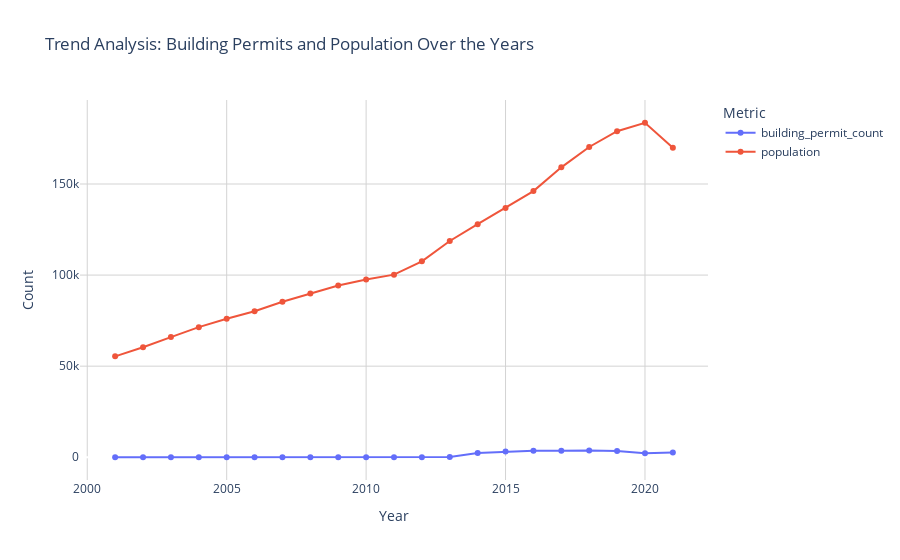
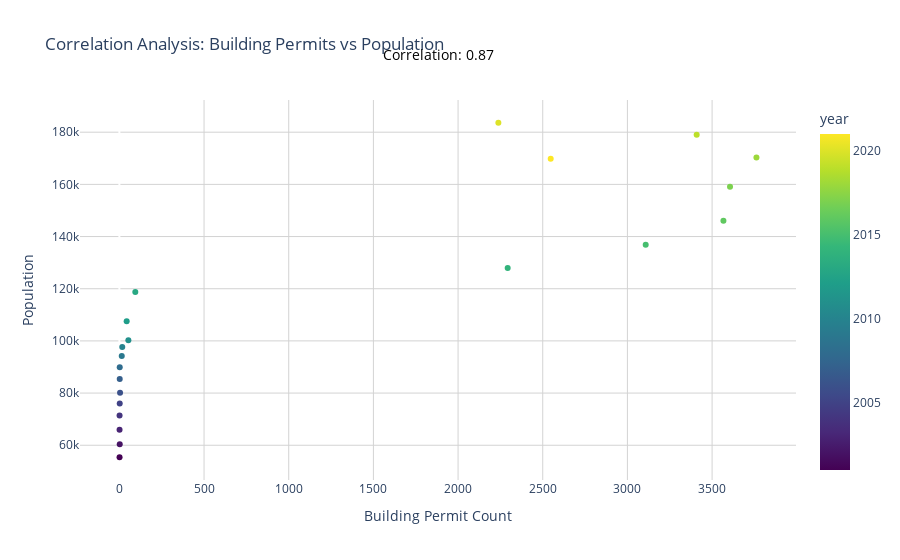
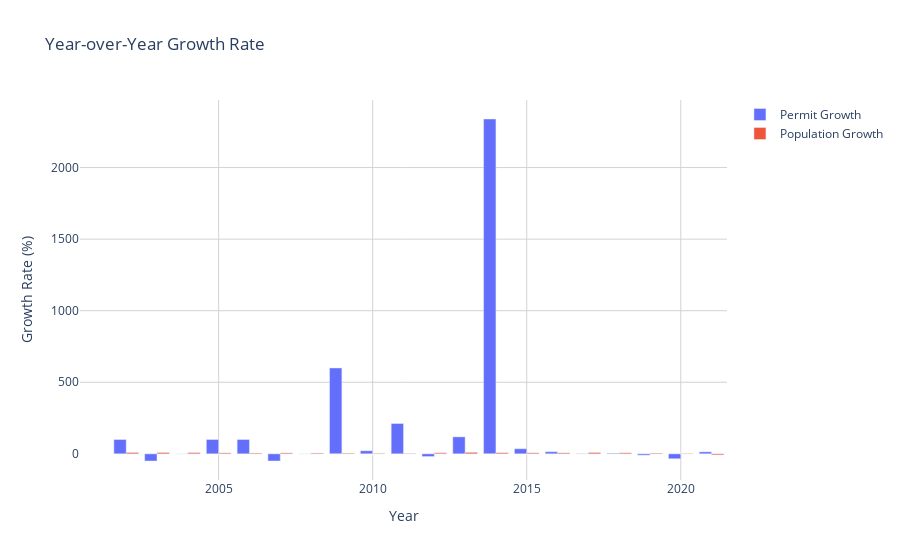
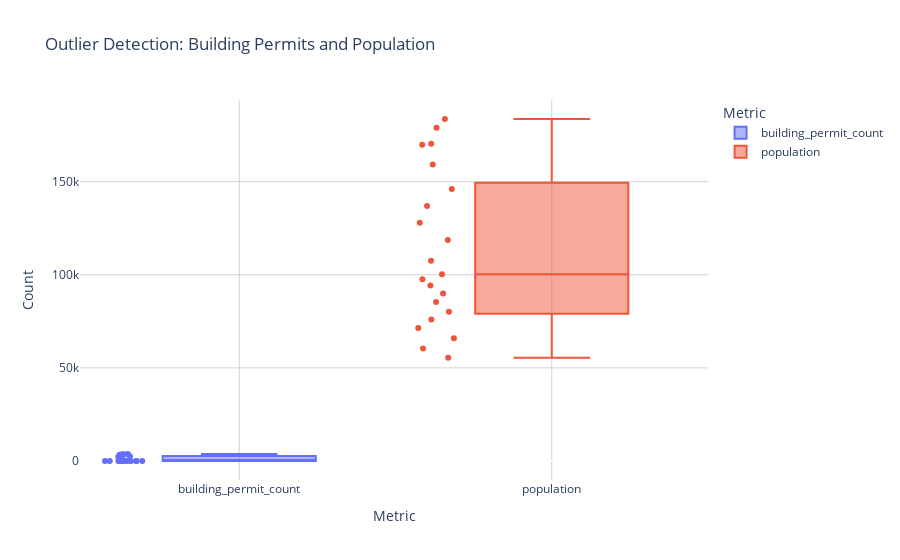

The notebook cell these images were saved under, in order:
### Code cell
# Calculate year-over-year growth
analysis_df['permit_growth'] = analysis_df['building_permit_count'].pct_change() * 100
analysis_df['population_growth'] = analysis_df['population'].pct_change() * 100

# Melt the DataFrame to long format for Plotly Express
melted_df = pd.melt(analysis_df, id_vars=['year'], value_vars=['building_permit_count', 'population'],
                    var_name='Metric', value_name='Count')

# Custom colors
colors = px.colors.qualitative.Plotly

# Interactive line plot for trend analysis
fig1 = px.line(melted_df, x='year', y='Count', color='Metric', 
               title='Trend Analysis: Building Permits and Population Over the Years',
               labels={'Count': 'Count', 'year': 'Year'}, 
               markers=True,
               color_discrete_sequence=colors)
fig1.update_layout(legend_title_text='Metric', 
                   plot_bgcolor='white',
                   xaxis=dict(showgrid=True, gridcolor='lightgrey'),
                   yaxis=dict(showgrid=True, gridcolor='lightgrey'))

# Interactive scatter plot for correlation analysis
fig2 = px.scatter(analysis_df, x='building_permit_count', y='population', color='year',
                  title='Correlation Analysis: Building Permits vs Population',
                  labels={'building_permit_count': 'Building Permit Count', 'population': 'Population'},
                  hover_data={'year': True},
                  color_continuous_scale='Viridis')

# Add annotation for correlation coefficient above the plot
fig2.add_annotation(
    x=0.5, y=1.15,
    xref='paper', yref='paper',
    text=f'Correlation: {correlation:.2f}',
    showarrow=False,
    font=dict(size=14, color="black"),
    align='center',
)

fig2.update_layout(plot_bgcolor='white',
                   xaxis=dict(showgrid=True, gridcolor='lightgrey'),
                   yaxis=dict(showgrid=True, gridcolor='lightgrey'))

# Interactive bar plot for year-over-year growth
fig3 = go.Figure()
fig3.add_trace(go.Bar(x=analysis_df['year'], y=analysis_df['permit_growth'], name='Permit Growth',hovertemplate='Year: %{x}<br>Permit Growth: %{y:.2f}%<extra></extra>', marker_color=colors[0]))
fig3.add_trace(go.Bar(x=analysis_df['year'], y=analysis_df['population_growth'], name='Population Growth',hovertemplate='Year: %{x}<br>Population Growth: %{y:.2f}%<extra></extra>', marker_color=colors[1]))
fig3.update_layout(title='Year-over-Year Growth Rate',
                   xaxis_title='Year',
                   yaxis_title='Growth Rate (%)',
                   barmode='group',
                   plot_bgcolor='white',
                   xaxis=dict(showgrid=True, gridcolor='lightgrey'),
                   yaxis=dict(showgrid=True, gridcolor='lightgrey'))

# Interactive box plot for outlier detection
fig4 = px.box(melted_df, x='Metric', y='Count',
              title='Outlier Detection: Building Permits and Population',
              labels={'Count': 'Count'},
              points='all',
              color='Metric',
              color_discrete_sequence=colors)
fig4.update_layout(plot_bgcolor='white',
                   xaxis=dict(showgrid=True, gridcolor='lightgrey'),
                   yaxis=dict(showgrid=True, gridcolor='lightgrey'))

# Show plots in Jupyter Notebook
fig1.show()
fig2.show()
fig3.show()
fig4.show()

### Figure 1 — Plotly figure (JSON) as saved in the notebook; plotly's stock layout.template omitted (floating-point values rounded to 4 significant figures)
{"data": [{"hovertemplate": "Metric=building_permit_count<br>Year=%{x}<br>Count=%{y}<extra></extra>", "legendgroup": "building_permit_count", "line": {"color": "#636EFA", "dash": "solid"}, "marker": {"symbol": "circle"}, "mode": "lines+markers", "name": "building_permit_count", "orientation": "v", "showlegend": true, "type": "scatter", "x": [2001, 2002, 2003, 2004, 2005, 2006, 2007, 2008, 2009, 2010, 2011, 2012, 2013, 2014, 2015, 2016, 2017, 2018, 2019, 2020, 2021], "xaxis": "x", "y": [1, 2, 1, 1, 2, 4, 2, 2, 14, 17, 53, 43, 94, 2293, 3108, 3567, 3606, 3762, 3409, 2238, 2547], "yaxis": "y"}, {"hovertemplate": "Metric=population<br>Year=%{x}<br>Count=%{y}<extra></extra>", "legendgroup": "population", "line": {"color": "#EF553B", "dash": "solid"}, "marker": {"symbol": "circle"}, "mode": "lines+markers", "name": "population", "orientation": "v", "showlegend": true, "type": "scatter", "x": [2001, 2002, 2003, 2004, 2005, 2006, 2007, 2008, 2009, 2010, 2011, 2012, 2013, 2014, 2015, 2016, 2017, 2018, 2019, 2020, 2021], "xaxis": "x", "y": [55398, 60415, 65954, 71425, 76034, 80154, 85366, 89937, 94247, 97623, 100240, 107578, 118711, 127975, 136872, 146096, 159141, 170317, 178994, 183628, 169860], "yaxis": "y"}], "layout": {"autosize": true, "legend": {"title": {"text": "Metric"}, "tracegroupgap": 0}, "plot_bgcolor": "white", "title": {"text": "Trend Analysis: Building Permits and Population Over the Years"}, "xaxis": {"anchor": "y", "autorange": true, "domain": [0, 1], "gridcolor": "lightgrey", "range": [2000.0, 2022.0], "showgrid": true, "title": {"text": "Year"}, "type": "linear"}, "yaxis": {"anchor": "x", "autorange": true, "domain": [0, 1], "gridcolor": "lightgrey", "range": [-15150.0, 198800.0], "showgrid": true, "title": {"text": "Count"}, "type": "linear"}}}

### Figure 2 — Plotly figure (JSON) as saved in the notebook; plotly's stock layout.template omitted (floating-point values rounded to 4 significant figures)
{"data": [{"customdata": [[2001], [2002], [2003], [2004], [2005], [2006], [2007], [2008], [2009], [2010], [2011], [2012], [2013], [2014], [2015], [2016], [2017], [2018], [2019], [2020], [2021]], "hovertemplate": "Building Permit Count=%{x}<br>Population=%{y}<br>year=%{marker.color}<extra></extra>", "legendgroup": "", "marker": {"color": [2001, 2002, 2003, 2004, 2005, 2006, 2007, 2008, 2009, 2010, 2011, 2012, 2013, 2014, 2015, 2016, 2017, 2018, 2019, 2020, 2021], "coloraxis": "coloraxis", "symbol": "circle"}, "mode": "markers", "name": "", "orientation": "v", "showlegend": false, "type": "scatter", "x": [1, 2, 1, 1, 2, 4, 2, 2, 14, 17, 53, 43, 94, 2293, 3108, 3567, 3606, 3762, 3409, 2238, 2547], "xaxis": "x", "y": [55398, 60415, 65954, 71425, 76034, 80154, 85366, 89937, 94247, 97623, 100240, 107578, 118711, 127975, 136872, 146096, 159141, 170317, 178994, 183628, 169860], "yaxis": "y"}], "layout": {"annotations": [{"align": "center", "font": {"color": "black", "size": 14}, "showarrow": false, "text": "Correlation: 0.87", "x": 0.5, "xref": "paper", "y": 1.15, "yref": "paper"}], "autosize": true, "coloraxis": {"colorbar": {"title": {"text": "year"}}, "colorscale": [[0, "#440154"], [0.1111, "#482878"], [0.2222, "#3e4989"], [0.3333, "#31688e"], [0.4444, "#26828e"], [0.5556, "#1f9e89"], [0.6667, "#35b779"], [0.7778, "#6ece58"], [0.8889, "#b5de2b"], [1, "#fde725"]]}, "legend": {"tracegroupgap": 0}, "plot_bgcolor": "white", "title": {"text": "Correlation Analysis: Building Permits vs Population"}, "xaxis": {"anchor": "y", "autorange": true, "domain": [0, 1], "gridcolor": "lightgrey", "range": [-238.8, 4002.0], "showgrid": true, "title": {"text": "Building Permit Count"}, "type": "linear"}, "yaxis": {"anchor": "x", "autorange": true, "domain": [0, 1], "gridcolor": "lightgrey", "range": [44820.0, 194200.0], "showgrid": true, "title": {"text": "Population"}, "type": "linear"}}}

### Figure 3 — Plotly figure (JSON) as saved in the notebook; plotly's stock layout.template omitted (floating-point values rounded to 4 significant figures)
{"data": [{"hovertemplate": "Year: %{x}<br>Permit Growth: %{y:.2f}%<extra></extra>", "marker": {"color": "#636EFA"}, "name": "Permit Growth", "type": "bar", "x": [2001, 2002, 2003, 2004, 2005, 2006, 2007, 2008, 2009, 2010, 2011, 2012, 2013, 2014, 2015, 2016, 2017, 2018, 2019, 2020, 2021], "y": [null, 100, -50, 0, 100, 100, -50, 0, 600, 21.43, 211.8, -18.87, 118.6, 2339.0, 35.54, 14.77, 1.093, 4.326, -9.383, -34.35, 13.81]}, {"hovertemplate": "Year: %{x}<br>Population Growth: %{y:.2f}%<extra></extra>", "marker": {"color": "#EF553B"}, "name": "Population Growth", "type": "bar", "x": [2001, 2002, 2003, 2004, 2005, 2006, 2007, 2008, 2009, 2010, 2011, 2012, 2013, 2014, 2015, 2016, 2017, 2018, 2019, 2020, 2021], "y": [null, 9.056, 9.168, 8.295, 6.453, 5.419, 6.502, 5.355, 4.792, 3.582, 2.681, 7.32, 10.35, 7.804, 6.952, 6.739, 8.929, 7.023, 5.095, 2.589, -7.498]}], "layout": {"autosize": true, "barmode": "group", "plot_bgcolor": "white", "title": {"text": "Year-over-Year Growth Rate"}, "xaxis": {"autorange": true, "gridcolor": "lightgrey", "range": [2000.0, 2022.0], "showgrid": true, "title": {"text": "Year"}, "type": "linear"}, "yaxis": {"autorange": true, "gridcolor": "lightgrey", "range": [-182.7, 2472.0], "showgrid": true, "title": {"text": "Growth Rate (%)"}, "type": "linear"}}}

### Figure 4 — Plotly figure (JSON) as saved in the notebook; plotly's stock layout.template omitted (floating-point values rounded to 4 significant figures)
{"data": [{"alignmentgroup": "True", "boxpoints": "all", "hovertemplate": "Metric=%{x}<br>Count=%{y}<extra></extra>", "legendgroup": "building_permit_count", "marker": {"color": "#636EFA"}, "name": "building_permit_count", "notched": false, "offsetgroup": "building_permit_count", "orientation": "v", "showlegend": true, "type": "box", "x": ["building_permit_count", "building_permit_count", "building_permit_count", "building_permit_count", "building_permit_count", "building_permit_count", "building_permit_count", "building_permit_count", "building_permit_count", "building_permit_count", "building_permit_count", "building_permit_count", "building_permit_count", "building_permit_count", "building_permit_count", "building_permit_count", "building_permit_count", "building_permit_count", "building_permit_count", "building_permit_count", "building_permit_count"], "x0": " ", "xaxis": "x", "y": [1, 2, 1, 1, 2, 4, 2, 2, 14, 17, 53, 43, 94, 2293, 3108, 3567, 3606, 3762, 3409, 2238, 2547], "y0": " ", "yaxis": "y"}, {"alignmentgroup": "True", "boxpoints": "all", "hovertemplate": "Metric=%{x}<br>Count=%{y}<extra></extra>", "legendgroup": "population", "marker": {"color": "#EF553B"}, "name": "population", "notched": false, "offsetgroup": "population", "orientation": "v", "showlegend": true, "type": "box", "x": ["population", "population", "population", "population", "population", "population", "population", "population", "population", "population", "population", "population", "population", "population", "population", "population", "population", "population", "population", "population", "population"], "x0": " ", "xaxis": "x", "y": [55398, 60415, 65954, 71425, 76034, 80154, 85366, 89937, 94247, 97623, 100240, 107578, 118711, 127975, 136872, 146096, 159141, 170317, 178994, 183628, 169860], "y0": " ", "yaxis": "y"}], "layout": {"autosize": true, "boxmode": "overlay", "legend": {"title": {"text": "Metric"}, "tracegroupgap": 0}, "plot_bgcolor": "white", "title": {"text": "Outlier Detection: Building Permits and Population"}, "xaxis": {"anchor": "y", "autorange": true, "categoryarray": ["building_permit_count", "population"], "categoryorder": "array", "domain": [0, 1], "gridcolor": "lightgrey", "range": [-0.5127, 1.5], "showgrid": true, "title": {"text": "Metric"}, "type": "category"}, "yaxis": {"anchor": "x", "autorange": true, "domain": [0, 1], "gridcolor": "lightgrey", "range": [-10200.0, 193800.0], "showgrid": true, "title": {"text": "Count"}, "type": "linear"}}}
